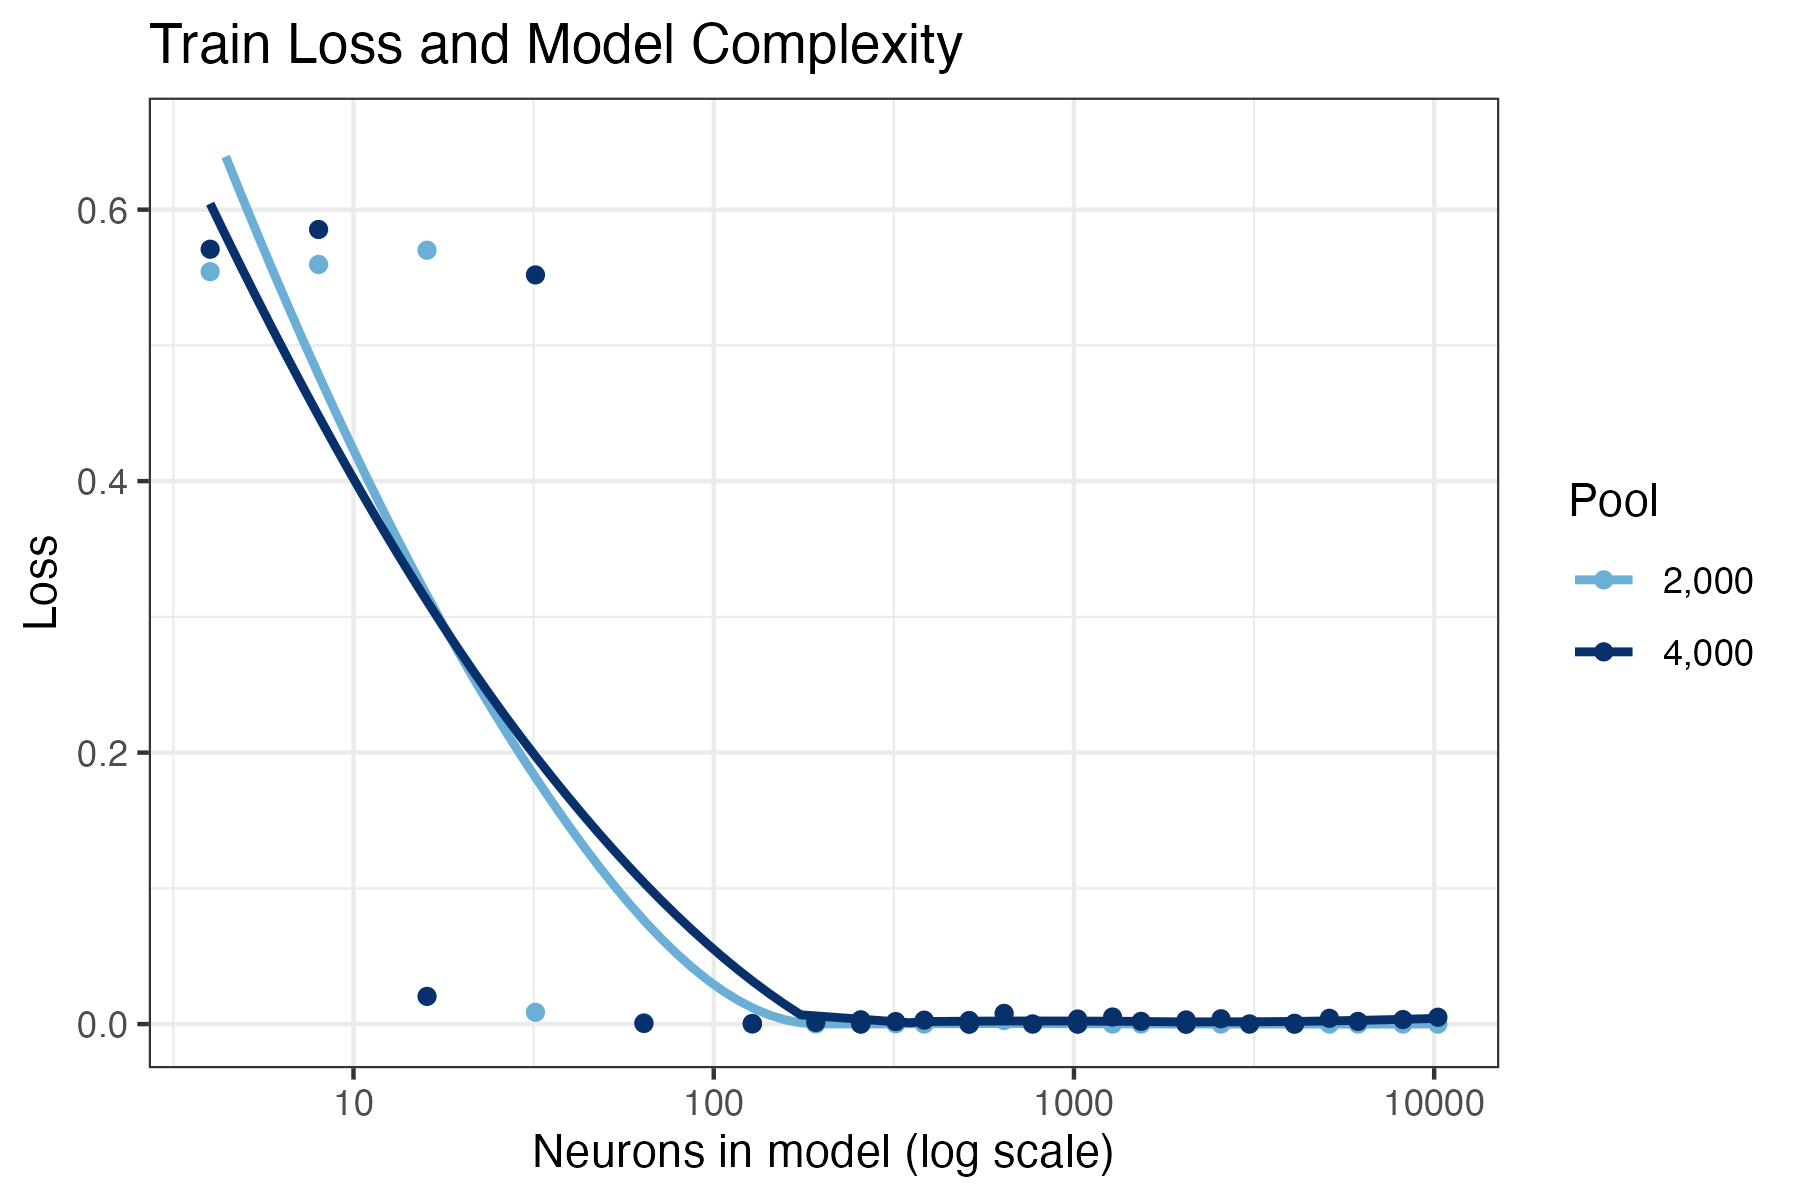

Generate this figure with R:
## Code to create a viz comparing train loss as a function of complexity
## For the models that trained over ~2,000 and ~4,000 sequences

#Importing necessary libraries and data
library(tidyverse)
library(ggplot2)
twok <- read_csv("../../results/results-2k.csv")
fourk <- read_csv("../../results/results-4k.csv")

#Averaging loss across seeds
twokMean <- twok |>
  group_by(layers, neuronsPerLayer) |>
  summarize(testLoss = mean(testLoss),
            trainLoss = mean(trainLoss))

fourkMean <- fourk |>
  group_by(layers, neuronsPerLayer) |>
  summarize(testLoss = mean(testLoss),
         trainLoss = mean(trainLoss))

#Generating plot
plot <- ggplot() +
  geom_point(data = twokMean, aes(x = layers*neuronsPerLayer, y = trainLoss, color = '2,000')) +
  geom_smooth(data = twokMean, se = FALSE, 
              aes(x = layers*neuronsPerLayer, y = trainLoss, color = '2,000')) +
  geom_point(data = fourkMean, aes(x = layers*neuronsPerLayer, y = trainLoss, color = '4,000')) +
  geom_smooth(data = fourkMean, se = FALSE, aes(x = layers*neuronsPerLayer, y = trainLoss, color = '4,000')) +
  scale_x_log10() +
  labs(title = "Train Loss and Model Complexity",
       x = "Neurons in model (log scale)",
       y = "Loss",
       color = 'Pool') +
  theme_bw() + 
  scale_color_manual(values = c(
    '4,000' = '#08306B',
    '2,000' = '#6BAED6'
  )) +
  ylim(0, .65)

ggsave('figure1.png', plot, width = 6, height = 4)
